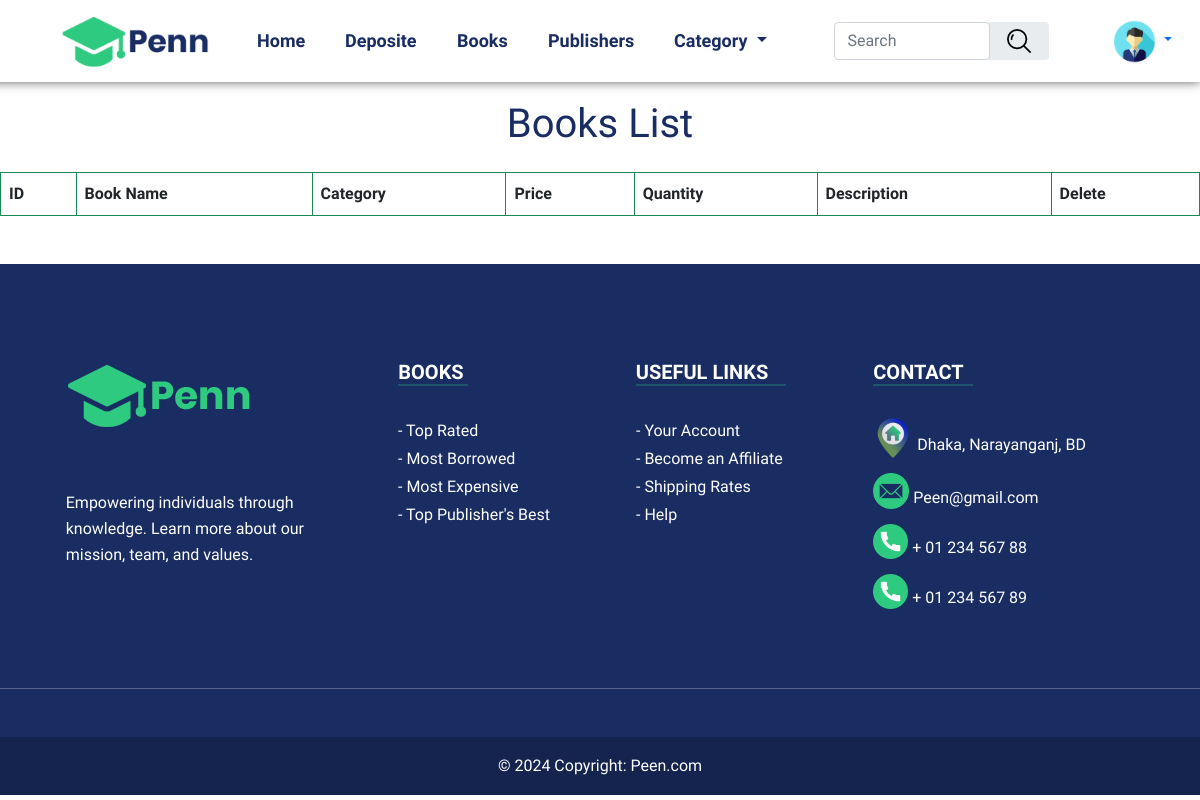
Before: /books/BookList/ (signed in) with the older database file.
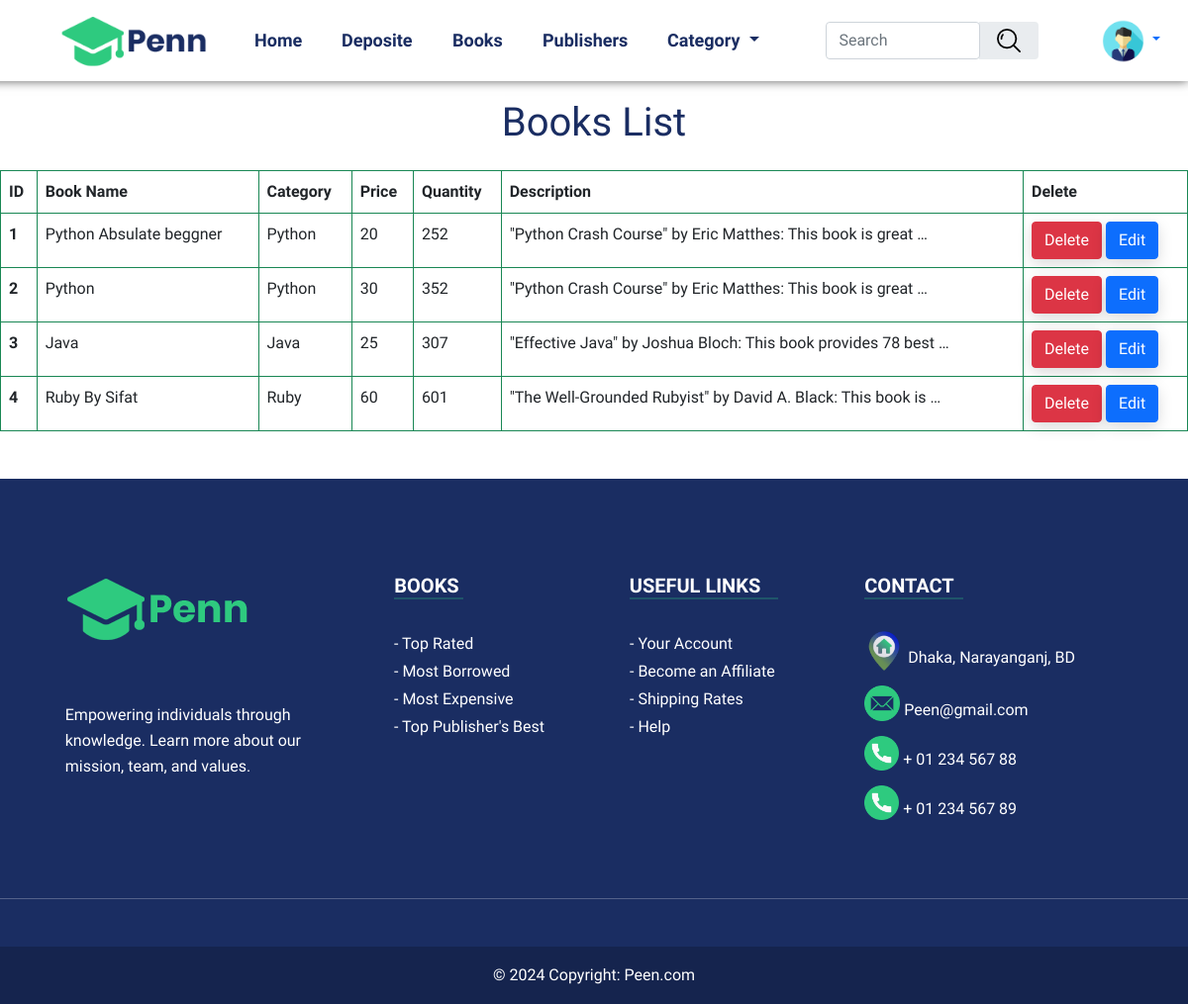
After: the same page with the newer database file.
### books/models.py (models this page shows, shortened)
class Book(models.Model):
    publihser = models.ForeignKey(publisherInfo, on_delete=models.CASCADE, null = True , blank = True)
    title = models.CharField(max_length=50)
    category = models.ForeignKey(Category , on_delete=models.CASCADE, null = True , blank = True)
    price = models.DecimalField(max_digits=10, decimal_places=0)
    quntity = models.IntegerField()
    description = models.TextField()
    image = models.ImageField(upload_to='books/media/uploads', height_field=None, width_field=None, max_length=None,default='')
    isProduct_Stock = models.BooleanField(default=True, null =True, blank=True)

### category/models.py (models this page shows, shortened)
class Category(models.Model):
    name = models.CharField(max_length=50)
    slug = models.SlugField(max_length = 100, unique = True, null = True, blank = True)

### books/views.py (the view)
# urls.py: path('BookList/',views.BookList.as_view(), name='Book_list'),
class BookList(LoginRequiredMixin, ListView):
    model = models.Book
    template_name = 'BookList.html'
    def get_context_data(self, **kwargs):
        context = super().get_context_data(**kwargs)
        user_account = self.request.user.account.publisherAccount
        books =  models.Book.objects.filter(publihser = user_account)
        context['books'] = books
        return context

### books/templates/BookList.html
{% extends 'base.html' %}
{% block content %}
<h1 class="text-center" style="margin-top: 100px;">Books List</h1>
<table class="table table-bordered border-success mt-4">
  <thead>
  <tr>
      <th scope="col">ID</th>
      <th scope="col">Book Name</th>
      <th scope="col">Category</th>
      <th scope="col">Price</th>
      <th scope="col">Quantity</th>
      <th scope="col">Description</th>
      <th scope="col">Delete</th>
  </tr>
  </thead>
  <tbody>
      {% for val in books %}
      <tr>
      <th scope="row">{{val.id}}</th>
      <td>{{val.title}}</td>
      <td>{{val.category.name}}</td>
      <td>{{val.price}}</td>
      <td>{{val.quntity}}</td>
      <td>{{val.description | truncatewords:10}}</td>
      <td>
        <a href="{% url 'DeleteBook' pk=val.id %}" class="btn btn-danger">Delete</a>
        <a href="{% url 'EditBook' pk=val.id %}" class="btn btn-primary">Edit</a>
      </td>
      </tr>
  {% endfor %}
  </tbody>
</table>
{% endblock content %}

Changed rows visible on the page:
now on this page (row edited): Book: id "1", title "Python Absulate beggner", category.name "Python", price "20", quntity "252", description "\"Python Crash Course\" by Eric Matthes: This book is great …"
now on this page (row edited): Book: id "2", title "Python", category.name "Python", price "30", quntity "352", description "\"Python Crash Course\" by Eric Matthes: This book is great …"
now on this page (row edited): Book: id "3", title "Java", category.name "Java", price "25", quntity "307", description "\"Effective Java\" by Joshua Bloch: This book provides 78 best …"
now on this page (row edited): Book: id "4", title "Ruby By Sifat", category.name "Ruby", price "60", quntity "601", description "\"The Well-Grounded Rubyist\" by David A. Black: This book is …"
